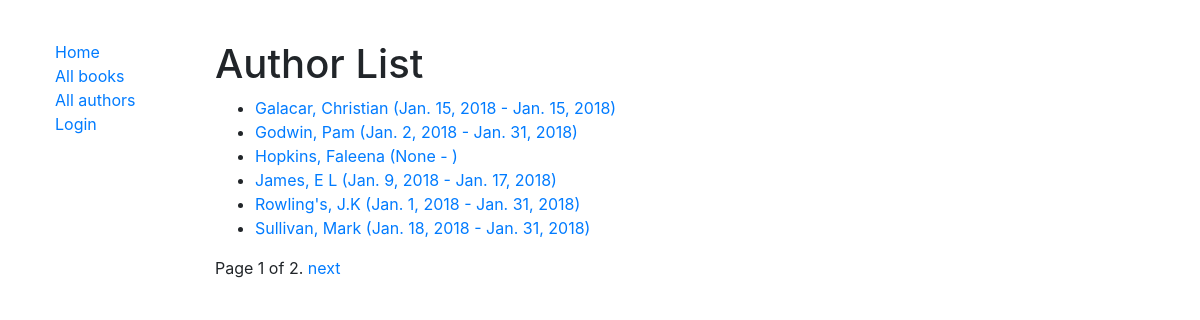
Screenshot of /catalog/authors/ with the database file from the repository.
### catalog/models.py (models this page shows)
class Author(models.Model):
    first_name = models.CharField(max_length = 100 )
    last_name = models.CharField(max_length = 100 )
    date_of_birth = models.DateField(null = True , blank = True)
    date_of_death = models.DateField('Died' , null = True , blank = True)
    class Meta:
        ordering = ["last_name","first_name"]
    def get_absolute_url(self):
        return reverse('author-detail', args=[str(self.id)])
    def __str__(self):
        return '{0}, {1}'.format(self.last_name , self.first_name)

### catalog/views.py (the view)
# urls.py: path('authors/', views.AuthorListView.as_view() , name = 'authors'),
class AuthorListView(generic.ListView):
    model = Author
    paginate_by = 6

### catalog/templates/catalog/author_list.html
{% extends "base_generic.html" %}
{% block content %}
<h1>Author List</h1>
{% if author_list %}
  <ul>
  {% for author in author_list %}
    <li>
      <a href="{{ author.get_absolute_url }}">
      {{ author }} ({{author.date_of_birth}} - {% if author.date_of_death %}{{author.date_of_death}}{% endif %})
      </a>
    </li>
  {% endfor %}
 </ul>
{% else %}
  <p>There are no authors available.</p>
{% endif %}
{% endblock %}

### rows the page displays
Author: last_name+first_name "Galacar, Christian", date_of_birth "Jan. 15, 2018", date_of_death "Jan. 15, 2018"
Author: last_name+first_name "Godwin, Pam", date_of_birth "Jan. 2, 2018", date_of_death "Jan. 31, 2018"
Author: last_name+first_name "Hopkins, Faleena", date_of_birth "None"
Author: last_name+first_name "James, E L", date_of_birth "Jan. 9, 2018", date_of_death "Jan. 17, 2018"
Author: last_name+first_name "Rowling's, J.K", date_of_birth "Jan. 1, 2018", date_of_death "Jan. 31, 2018"
Author: last_name+first_name "Sullivan, Mark", date_of_birth "Jan. 18, 2018", date_of_death "Jan. 31, 2018"

### other values shown
{{ page_obj.number }} "1"
{{ page_obj.paginator.num_pages }} "2"
